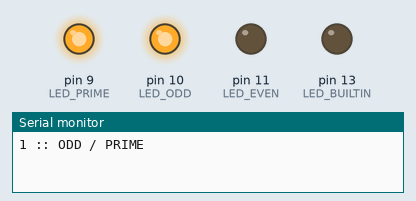
A sketch run on a simulated Arduino Uno, built with avr-gcc and run on an emulated ATmega328P. On the bench: output pins drawn as LEDs (lit = HIGH), the last lines printed to the serial monitor.

Above: at 0.1 s.
At 1.6 s:
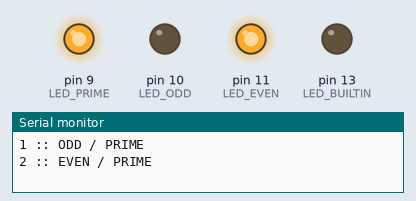
At 10.1 s:
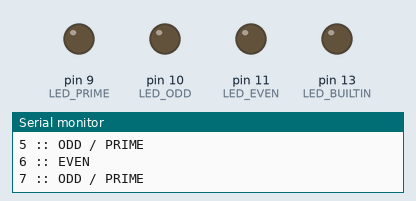
At 19.6 s:
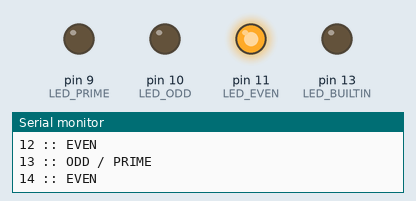
At 39.1 s:
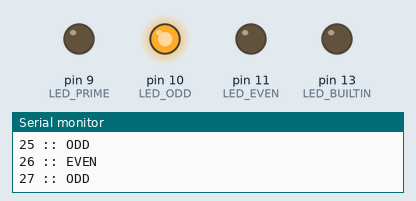
Timing chart, 0 to 40.0 s (numbered marks = the images above):
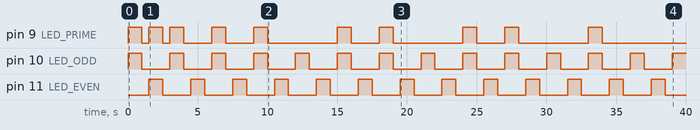

Measured:
- by itself, pin 9 (LED_PRIME): LOW → HIGH at 0.00 s, → LOW 1.0 s later, → HIGH 0.50 s later, → LOW 1.0 s later, … (20 changes in this stretch)
- by itself, pin 10 (LED_ODD), pin 11 (LED_EVEN): alternates HIGH for 1.0 s and LOW for 2.0 s

The sketch:

primeleds.ino
```cpp
#define LED_EVEN 11
#define LED_ODD 10
#define LED_PRIME 9

void setup() {
    Serial.begin(9600);
    pinMode(LED_BUILTIN, OUTPUT);
    pinMode(LED_EVEN, OUTPUT);
    pinMode(LED_ODD, OUTPUT);
    pinMode(LED_PRIME, OUTPUT);
}

bool isEven(int n) {
    if (n % 2 == 0) {
        return true;
    }

    return false;
}

bool isPrime(int n) {
    int square_root = sqrt(n);

    for (int i = 2; i <= square_root; i++) {
        if (n % i == 0) {
            return false;
        }
    }

    return true;
}

int decideLed(int n) {
    int r = 0;

    if (isEven(n)) {
        r = 0;
        if (isPrime(n)) {
            r = 2;
        }
    } else {
        r = 1;
        if (isPrime(n)) {
            r = 3;
        }
    }

    return r;
}

void turnOffAllLeds() {
    digitalWrite(LED_EVEN, LOW);
    digitalWrite(LED_ODD, LOW);
    digitalWrite(LED_PRIME, LOW);
}

void loop() {
    int i = 1;

    do {
        if (decideLed(i) == 0) {
            /* if even and not prime */
            digitalWrite(LED_EVEN, HIGH);
            digitalWrite(LED_ODD, LOW);
            digitalWrite(LED_PRIME, LOW);
            Serial.println(String(i) + " :: EVEN");
        } else if (decideLed(i) == 1) {
            /* if odd and not prime */
            digitalWrite(LED_EVEN, LOW);
            digitalWrite(LED_ODD, HIGH);
            digitalWrite(LED_PRIME, LOW);
            Serial.println(String(i) + " :: ODD");
        } else if (decideLed(i) == 2) {
            /* if even and prime */
            digitalWrite(LED_EVEN, HIGH);
            digitalWrite(LED_ODD, LOW);
            digitalWrite(LED_PRIME, HIGH);
            Serial.println(String(i) + " :: EVEN / PRIME");
        } else if (decideLed(i) == 3) {
            /* if odd and prime */
            digitalWrite(LED_EVEN, LOW);
            digitalWrite(LED_ODD, HIGH);
            digitalWrite(LED_PRIME, HIGH);
            Serial.println(String(i) + " :: ODD / PRIME");
        }

        delay(1000);

        turnOffAllLeds();

        delay(500);

        i++;
    } while (i <= 100);
}
```
